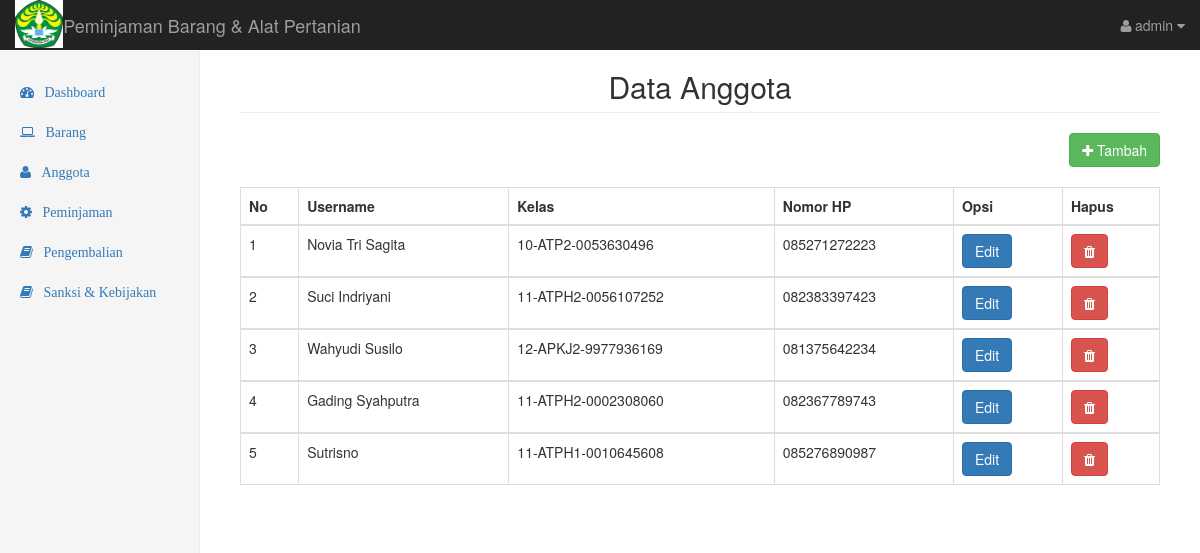
The page /peminjam.php (signed in) on the database its author committed.
### tables this page shows
CREATE TABLE IF NOT EXISTS `anggota` (
  `id_anggota` int(11) NOT NULL AUTO_INCREMENT,
  `nama` varchar(40) NOT NULL,
  `password` varchar(40) NOT NULL,
  `kelas` varchar(40) NOT NULL,
  `no_hp` varchar(12) NOT NULL,
  PRIMARY KEY (`id_anggota`)
);

### peminjam.php (the view, shortened to what this page needs)
<?php
include "config/koneksi.php" ?>
<!DOCTYPE html>
<html lang="en">
  <head>
    <link href="bootstrap/dist/css/bootstrap.min.css" rel="stylesheet">
    <link href="bootstrap/dist/css/global.css" rel="stylesheet">
    <link href="bootstrap/font-awesome/css/font-awesome.min.css" rel="stylesheet" type="text/css">
  </head>
  <body>
<nav class="navbar navbar-inverse navbar-fixed-top">
  <div class="container-fluid">
    <div class="navbar-header">
      <img src="download.png" height="9%" width="9%" align="left" border=20>
      <a class="navbar-brand" href="#">Peminjaman Barang & Alat Pertanian</a>
    </div>
    <div id="navbar" class="navbar-collapse collapse">
      <ul class="nav navbar-nav navbar-right">
        <li class="dropdown">
          <a class="dropdown-toggle" data-toggle="dropdown">
            <i class="fa fa-user fa-fw"></i><?php echo $_SESSION['admin']; ?> <i class="fa fa-caret-down"></i>
          </a>
      </li>
      </ul>
    </div>
  </div>
</nav>
<div class="container-fluid">
  <div class="row">
    <div class="col-sm-3 col-md-2 sidebar">
      <ul class="nav nav-sidebar">
        <li class=""><a href="dashboard.php"><i class="fa fa-dashboard">&nbsp;&nbsp;&nbsp;Dashboard</i></a></li>
        <li><a href="barang.php"><i class="fa fa-laptop">&nbsp;&nbsp;&nbsp;Barang</i></a></li>
        <li><a href="peminjam.php"><i class="fa fa-user">&nbsp;&nbsp;&nbsp;Anggota</i></a></li>
        <li><a href="peminjaman.php"><i class="fa fa-gear">&nbsp;&nbsp;&nbsp;Peminjaman</i></a></li>
        <li><a href="pengembalian.php"><i class="fa fa-book">&nbsp;&nbsp;&nbsp;Pengembalian</i></a></li>
        <li><a href="sanksi.php"><i class="fa fa-book">&nbsp;&nbsp;&nbsp;Sanksi & Kebijakan</i></a></li>
      </ul>
    </div>
    <div class="col-sm-9 col-sm-offset-3 col-md-10 col-md-offset-2 main">
      <center><h2 class="page-header">Data Anggota</h2></center>
       <a href="tambahpeminjam.php" class="btn btn-success pull-right" style="margin-bottom: 20px;"><i class="fa fa-plus"></i> Tambah</a>
          <table id="tabelanggota" class="table table-bordered table-hover">
                 <thead>
                    <tr>
                      <th>No</th>
                      <th>Username</th>
                      <th>Kelas</th>
                      <th>Nomor HP</th>
                      <th>Opsi</th>
                      <th>Hapus</th>
                    </tr>
                 </thead>
                 <?php
                 $query = $mysqli->query("SELECT * FROM anggota");
                 while ($lihat = mysqli_fetch_array($query)){
                  ?>
                  <tbody>
                    <tr>
                      <td><?php echo $lihat['id_anggota']; ?></td>
                      <td><?php echo $lihat['nama'];?></td>
                      <td><?php echo $lihat['kelas'];?></td>
                      <td><?php echo $lihat['no_hp'];?></td>
                      <td style="">
                        <a href="editpeminjam.php?id_peminjam=<?php echo $lihat['id_anggota']; ?>" class="btn btn-primary">Edit</a>
                      </td>
                        <td>
                          <a href="hapuspeminjam.php?id=<?php echo $lihat['id_anggota']; ?>" class="btn btn-danger"><i class="fa fa-trash"></i></a>
                        </td>
                    </tr>
                    <?php
                    } ?>
          </table>
    </div>
  </div>
</div>
<?php require_once "templates/footer.php" ?>

### rows shown on the page
anggota: id_anggota "1", nama "Novia Tri Sagita", kelas "10-ATP2-0053630496", no_hp "085271272223"
anggota: id_anggota "2", nama "Suci Indriyani", kelas "11-ATPH2-0056107252", no_hp "082383397423"
anggota: id_anggota "3", nama "Wahyudi Susilo", kelas "12-APKJ2-9977936169", no_hp "081375642234"
anggota: id_anggota "4", nama "Gading Syahputra", kelas "11-ATPH2-0002308060", no_hp "082367789743"
anggota: id_anggota "5", nama "Sutrisno", kelas "11-ATPH1-0010645608", no_hp "085276890987"

### other values the page prints
$_SESSION['admin'] "admin"
